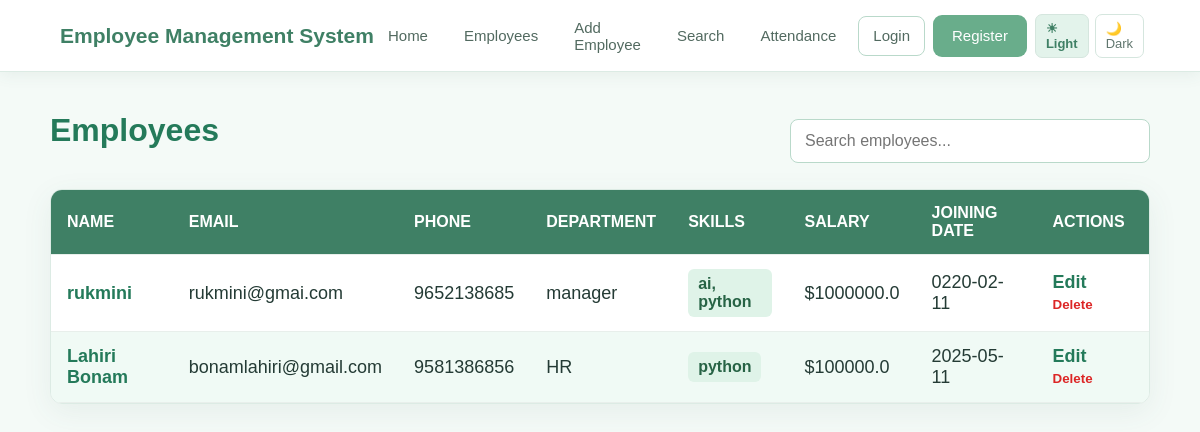
Screenshot of /employee with the database file from the repository.
### tables this page shows
CREATE TABLE employees (
            id INTEGER PRIMARY KEY AUTOINCREMENT,
            name TEXT NOT NULL,
            email TEXT NOT NULL,
            phone TEXT NOT NULL,
            department TEXT NOT NULL,
            salary REAL NOT NULL,
            joining_date TEXT NOT NULL,
            address TEXT
        , designation TEXT NOT NULL DEFAULT 'Team member', employee_code TEXT);

### server.py (the view)
@app.route("/employee")
def employees():
    connection = get_database_connection()
    try:
        employee_list = connection.execute(
            """
            WITH unique_employees AS (
                SELECT employee.*
                FROM employees AS employee
                WHERE employee.id = (
                    SELECT MAX(newer.id)
                    FROM employees AS newer
                    WHERE LOWER(TRIM(newer.email)) = LOWER(TRIM(employee.email))
                )
            )
            SELECT
                unique_employees.*,
                COALESCE(GROUP_CONCAT(employee_skills.skill, ', '), '') AS skills
            FROM unique_employees
            LEFT JOIN employee_skills
                ON employee_skills.employee_id = unique_employees.id
            GROUP BY unique_employees.id
            ORDER BY unique_employees.id DESC
            """
        ).fetchall()
    finally:
        connection.close()
    return render_template("employee.html", employees=employee_list, total=len(employee_list))

### server.py (called while the page is built)
def get_database_connection():
    connection = sqlite3.connect(DATABASE)
    connection.row_factory = sqlite3.Row
    return connection

@app.context_processor
def inject_template_values():
    return {
        "theme": request.cookies.get("theme", "light"),
        "username": session.get("username"),
    }

### templates/employee.html (shortened to what this page needs)
<!DOCTYPE html>
<html lang="en">
<head>
</head>
<body class="{{ theme }}">
    {% include 'navbar.html' %}
    <main class="container">
        <div class="directory-toolbar">
            <h1>Employees</h1>
            <input
                id="employeeSearch"
                class="directory-search"
                type="search"
                placeholder="Search employees..."
                aria-label="Search employees"
            >
        </div>
        <div class="table-container">
            {% if employees %}
                <table>
                    <thead>
                        <tr>
                            <th>Name</th>
                            <th>Email</th>
                            <th>Phone</th>
                            <th>Department</th>
                            <th>Skills</th>
                            <th>Salary</th>
                            <th>Joining Date</th>
                            <th>Actions</th>
                        </tr>
                    </thead>
                    <tbody>
                        {% for employee in employees %}
                            <tr class="employee-row">
                                <td>{{ employee['name'] }}</td>
                                <td>{{ employee['email'] }}</td>
                                <td>{{ employee['phone'] }}</td>
                                <td>{{ employee['department'] }}</td>
                                <td>
                                    <span class="skill-list">
                                        {{ employee['skills'] or 'No skills added' }}
                                    </span>
                                </td>
                                <td>${{ employee['salary'] }}</td>
                                <td>{{ employee['joining_date'] }}</td>
                                <td class="actions">
                                    <a href="{{ url_for('edit_employee', id=employee['id']) }}">
                                        Edit
                                    </a>
                                    <form
                                        action="{{ url_for('delete_employee', id=employee['id']) }}"
                                        method="post"
                                        style="display: inline"
                                        onsubmit="return confirm('Delete this employee?')"
                                    >
                                        <button class="delete" type="submit">
                                            Delete
                                        </button>
                                    </form>
                                </td>
                            </tr>
                        {% endfor %}
                    </tbody>
                </table>
            {% else %}
                <div class="empty">
                    No employees found.
                </div>
            {% endif %}
        </div>
    </main>
</body>
</html>

### templates/employee.html (style rules this page uses)
* { box-sizing: border-box; }
body { margin: 0; background: #f4faf7; color: #243b35; font-family: Arial, sans-serif; }
.container { width: min(1100px, calc(100% - 32px)); margin: 40px auto; }
.table-container { overflow: auto; background: #fff; border: 1px solid #dcebe4; border-radius: 12px; box-shadow: 0 8px 30px rgba(70, 100, 85, .08); }
h1 { margin-bottom: 20px; color: #247a5a; }
table { width: 100%; min-width: 950px; border-collapse: collapse; }
th, td { padding: 14px 16px; border-bottom: 1px solid #e8efeb; text-align: left; font-size: 18px; }
th { background: #3f8065; color: #fff; font-size: 16px; text-transform: uppercase; }
tbody tr:nth-child(even) { background: #f0faf5; }
tbody td:first-child { color: #247a5a; font-weight: bold; }
.skill-list { display: inline-block; padding: 6px 10px; border-radius: 6px; background: #dff3e8; color: #276345; font-size: 16px; font-weight: bold; }
.actions a { margin-right: 10px; color: #247a5a; text-decoration: none; font-weight: bold; }
.delete { border: 0; background: none; color: #dc2626 !important; cursor: pointer; font-weight: bold; }
.directory-toolbar { display: flex; align-items: center; justify-content: space-between; gap: 16px; margin-bottom: 20px; }
.directory-search { width: min(360px, 100%); padding: 12px 14px; border: 1px solid #b9d9ca; border-radius: 8px; background: #fff; color: #243b35; font: inherit; }

### templates/navbar.html (style rules this page uses)
* { margin: 0; padding: 0; box-sizing: border-box; }
body { font-family: "Poppins", sans-serif; min-height: 100vh; background: #f4faf7; color: #243b35; }

### rows the page displays
employees: name "rukmini", email "rukmini@gmai.com", phone "9652138685", department "manager", employee "ai, python", salary "1000000.0", joining_date "0220-02-11"
employees: name "Lahiri Bonam", email "bonamlahiri@gmail.com", phone "9581386856", department "HR", employee "python", salary "100000.0", joining_date "2025-05-11"
